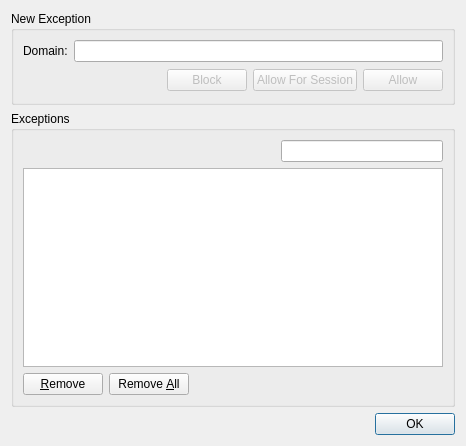
<?xml version="1.0" encoding="UTF-8"?>
<ui version="4.0">
 <class>browser::CookiesExceptionsDialog</class>
 <widget class="QDialog" name="browser::CookiesExceptionsDialog">
  <property name="geometry">
   <rect>
    <x>0</x>
    <y>0</y>
    <width>466</width>
    <height>446</height>
   </rect>
  </property>
  <property name="windowTitle">
   <string>Cookie Exceptions</string>
  </property>
  <layout class="QVBoxLayout">
   <item>
    <widget class="QGroupBox" name="newExceptionGroupBox">
     <property name="title">
      <string>New Exception</string>
     </property>
     <layout class="QGridLayout">
      <item row="0" column="0">
       <layout class="QHBoxLayout">
        <item>
         <widget class="QLabel" name="label">
          <property name="text">
           <string>Domain:</string>
          </property>
         </widget>
        </item>
        <item>
         <widget class="QLineEdit" name="domainLineEdit"/>
        </item>
       </layout>
      </item>
      <item row="1" column="0">
       <layout class="QHBoxLayout">
        <item>
         <spacer>
          <property name="orientation">
           <enum>Qt::Horizontal</enum>
          </property>
          <property name="sizeHint" stdset="0">
           <size>
            <width>81</width>
            <height>25</height>
           </size>
          </property>
         </spacer>
        </item>
        <item>
         <widget class="QPushButton" name="blockButton">
          <property name="enabled">
           <bool>false</bool>
          </property>
          <property name="text">
           <string>Block</string>
          </property>
         </widget>
        </item>
        <item>
         <widget class="QPushButton" name="allowForSessionButton">
          <property name="enabled">
           <bool>false</bool>
          </property>
          <property name="text">
           <string>Allow For Session</string>
          </property>
         </widget>
        </item>
        <item>
         <widget class="QPushButton" name="allowButton">
          <property name="enabled">
           <bool>false</bool>
          </property>
          <property name="text">
           <string>Allow</string>
          </property>
         </widget>
        </item>
       </layout>
      </item>
     </layout>
    </widget>
   </item>
   <item>
    <widget class="QGroupBox" name="ExceptionsGroupBox">
     <property name="title">
      <string>Exceptions</string>
     </property>
     <layout class="QGridLayout">
      <item row="0" column="0" colspan="3">
       <spacer>
        <property name="orientation">
         <enum>Qt::Horizontal</enum>
        </property>
        <property name="sizeHint" stdset="0">
         <size>
          <width>252</width>
          <height>20</height>
         </size>
        </property>
       </spacer>
      </item>
      <item row="0" column="3">
       <widget class="SearchLineEdit" name="search"/>
      </item>
      <item row="1" column="0" colspan="4">
       <widget class="EditTableView" name="exceptionTable"/>
      </item>
      <item row="2" column="0">
       <widget class="QPushButton" name="removeButton">
        <property name="text">
         <string>&amp;Remove</string>
        </property>
       </widget>
      </item>
      <item row="2" column="1">
       <widget class="QPushButton" name="removeAllButton">
        <property name="text">
         <string>Remove &amp;All</string>
        </property>
       </widget>
      </item>
      <item row="2" column="2" colspan="2">
       <spacer>
        <property name="orientation">
         <enum>Qt::Horizontal</enum>
        </property>
        <property name="sizeHint" stdset="0">
         <size>
          <width>40</width>
          <height>20</height>
         </size>
        </property>
       </spacer>
      </item>
     </layout>
    </widget>
   </item>
   <item>
    <widget class="QDialogButtonBox" name="buttonBox">
     <property name="orientation">
      <enum>Qt::Horizontal</enum>
     </property>
     <property name="standardButtons">
      <set>QDialogButtonBox::Ok</set>
     </property>
    </widget>
   </item>
  </layout>
 </widget>
 <customwidgets>
  <customwidget>
   <class>SearchLineEdit</class>
   <extends>QLineEdit</extends>
   <header>searchlineedit.h</header>
  </customwidget>
   <customwidget>
    <class>EditTableView</class>
    <extends>QTableView</extends>
    <header location="global">edittableview.hxx</header>
   </customwidget>
 </customwidgets>
 <resources/>
 <connections>
  <connection>
   <sender>buttonBox</sender>
   <signal>accepted()</signal>
   <receiver>browser::CookiesExceptionsDialog</receiver>
   <slot>accept()</slot>
   <hints>
    <hint type="sourcelabel">
     <x>381</x>
     <y>428</y>
    </hint>
    <hint type="destinationlabel">
     <x>336</x>
     <y>443</y>
    </hint>
   </hints>
  </connection>
 </connections>
</ui>
